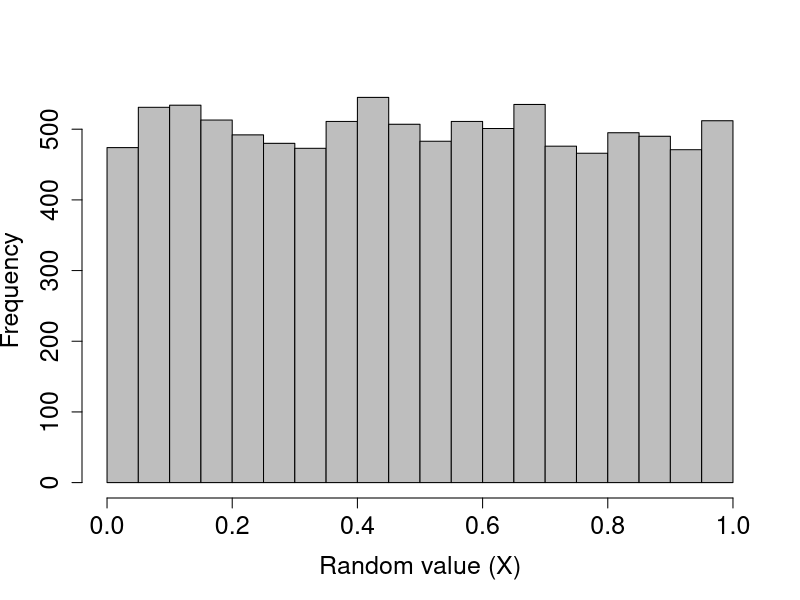
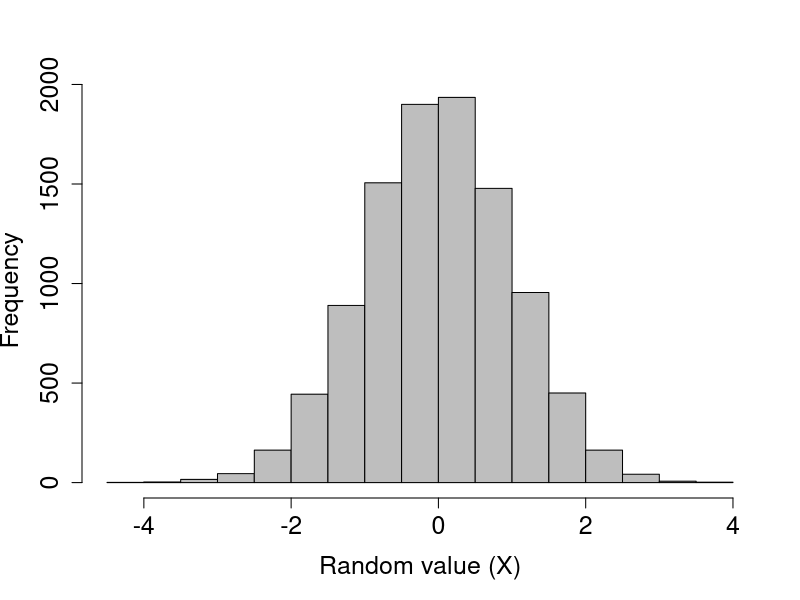
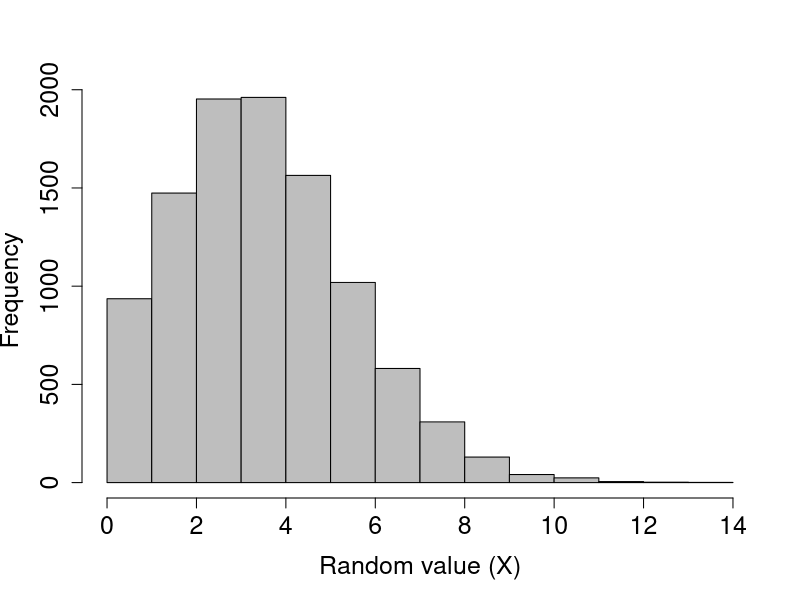
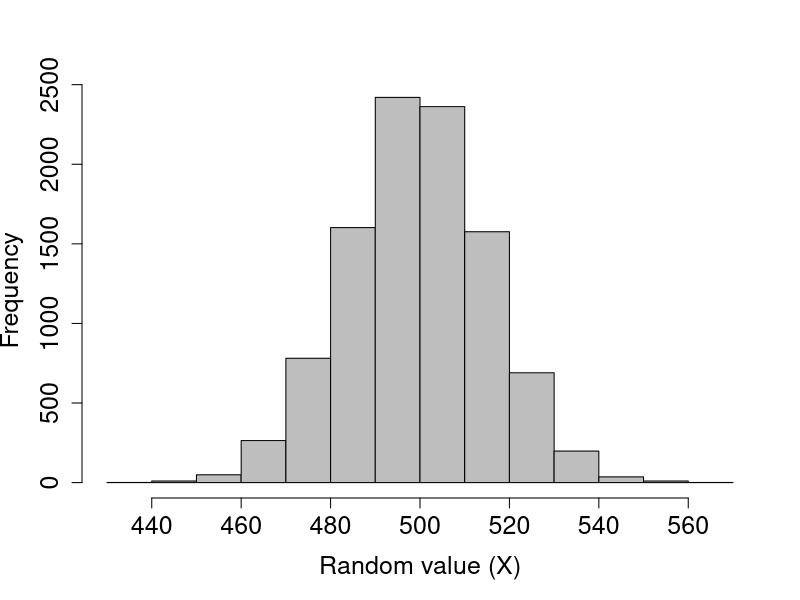
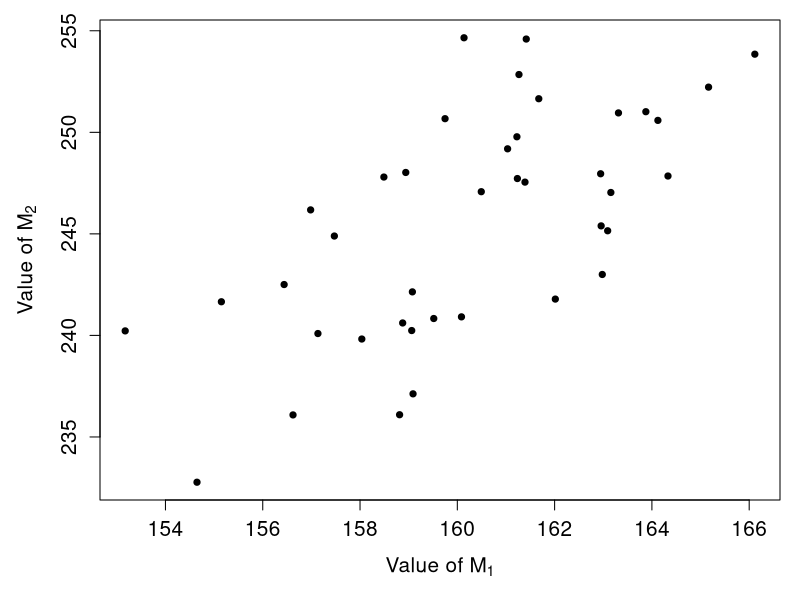

The R source for these figures, in order:
# Random uniform numbers
rand_unifs_10    <- runif(n = 10, min = 0, max = 1);
rand_unifs_10000 <- runif(n = 10000, min = 0, max = 1);
hist(rand_unifs_10000, xlab = "Random value (X)", col = "grey",
     main = "", cex.lab = 1.5, cex.axis = 1.5);

# Random normal numbers
rand_norms_10    <- rnorm(n = 10, mean = 0, sd = 1);
rand_norms_10000 <- rnorm(n = 10000, mean = 0, sd = 1);
hist(rand_norms_10000, xlab = "Random value (X)", col = "grey",
     main = "", cex.lab = 1.5, cex.axis = 1.5);

# Random poisson numbers
rand_poissons       <- rpois(n = 10, lambda = 4);
rand_poissons_10000 <- rpois(n = 10000, lambda = 4);
hist(rand_poissons_10000, xlab = "Random value (X)", col = "grey",
     main = "", cex.lab = 1.5, cex.axis = 1.5);

# Random binomials
rand_binoms1 <- rbinom(n = 1, size = 1000, prob = 0.5);
print(rand_binoms1);

rand_binoms2 <- rbinom(n = 2, size = 1000, prob = 0.5);
print(rand_binoms2);

rand_binomis10000 <- rbinom(n = 10000, size = 1000, prob = 0.5);
hist(rand_binomis10000, xlab = "Random value (X)", col = "grey",
     main = "", cex.lab = 1.5, cex.axis = 1.5);


# Random sampling using sample
rand_number_1 <- sample(x = 1:10, size = 1);
rand_number_10 <- sample(x = 1:10, size = 10);
rand_number_10_r <- sample(x = 1:10, size = 10, replace = TRUE);

# Random sampling of strings
species   <- c("species_A", "species_B", "species_C");
sp_sample <- sample(x = species, size = 12, replace = TRUE, 
                    prob = c(0.5, 0.25, 0.25) 
                    );

# Simulating data with known correlations

N   <- 10000;
rho <- 0.3;
x1  <- rnorm(n = N, mean = 0, sd = 1);
x2  <- (rho * x1) + sqrt(1 - rho*rho) * rnorm(n = N, mean = 0, sd = 1);

cor(x1, x2);

# install.packages("MASS");
library("MASS");

matrix_data <- c(12.68, 13.95, 3.07, 13.95, 30.39, 4.70, 3.07, 4.70, 2.18);
cv_mat      <- matrix(data = matrix_data, nrow = 3, ncol = 3, byrow = TRUE);
rownames(cv_mat) <- c("M1", "M2", "M3");
colnames(cv_mat) <- c("M1", "M2", "M3");

mns      <- c(159.54, 245.26, 25.52);
sim_data <- mvrnorm(n = 40, mu = mns, Sigma = cv_mat);

apply(X = sim_data, MARGIN = 2, FUN = mean);

cov(sim_data);

par(mar = c(5, 5, 1, 1));
plot(x = sim_data[,1], y = sim_data[,2], pch = 20, cex = 1.25, cex.lab = 1.25,
     cex.axis = 1.25, xlab = expression(paste("Value of ", M[1])),
     ylab = expression(paste("Value of ", M[2])));


N           <- 20;
matrix_data <- c(12.68, 13.95, 3.07, 13.95, 30.39, 4.70, 3.07, 4.70, 2.18);
cv_mat      <- matrix(data = matrix_data, nrow = 3, ncol = 3, byrow = TRUE);
mns_1       <- c(159.54, 245.26, 25.52);
sim_data_1  <- mvrnorm(n = N, mu = mns, Sigma = cv_mat);
colnames(sim_data_1) <- c("Length", "Width", "Mass");
# Below, I bind a column for indicating 'species_1' identity
species     <- rep(x = "species_1", times = 20); # Repeats 20 times
sp_1        <- data.frame(species, sim_data_1);

offspring   <- rpois(n = N, lambda = sp_1$Mass * 0.1);
sp_1        <- cbind(sp_1, offspring);


# First making species 2
mns_2       <- c(159.54, 245.26, 25.52 + 3); # Add a bit
sim_data_2  <- mvrnorm(n = N, mu = mns, Sigma = cv_mat);
colnames(sim_data_2) <- c("Length", "Width", "Mass");
species     <- rep(x = "species_2", times = 20); # Repeats 20 times
offspring   <- rpois(n = N, lambda = sim_data_2[,3] * 0.1);
sp_2        <- data.frame(species, sim_data_2, offspring);
# Now make species 3
mns_3       <- c(159.54, 245.26, 25.52 + 4.5); # Add a bit more
sim_data_3  <- mvrnorm(n = N, mu = mns, Sigma = cv_mat);
colnames(sim_data_3) <- c("Length", "Width", "Mass");
species     <- rep(x = "species_3", times = 20); # Repeats 20 times
offspring   <- rpois(n = N, lambda = sim_data_3[,3] * 0.1);
sp_3        <- data.frame(species, sim_data_3, offspring);
# Bring it all together in one data set
dat <- rbind(sp_1, sp_2, sp_3);


aov_result <- aov(Mass ~ species, data = dat);
summary(aov_result);

# install.packages("lme4")
library(lme4);

mod <- glmer(offspring ~ Mass + (1 | species), data = dat, family = "poisson");
summary(mod);



N         <- 1200;
species   <- c("species_A", "species_B");
sp_sample <- sample(x = species, size = N, replace = TRUE);
sp_mass   <- rnorm(n = N, mean = 100, sd = 4);
for(i in 1:N){
        if(sp_sample[i] == "species_A"){
                sp_mass[i] <- sp_mass[i] + runif(n = 1, min = 0, max = 4);
        }
}
sim_data  <- data.frame(species, sp_mass);





